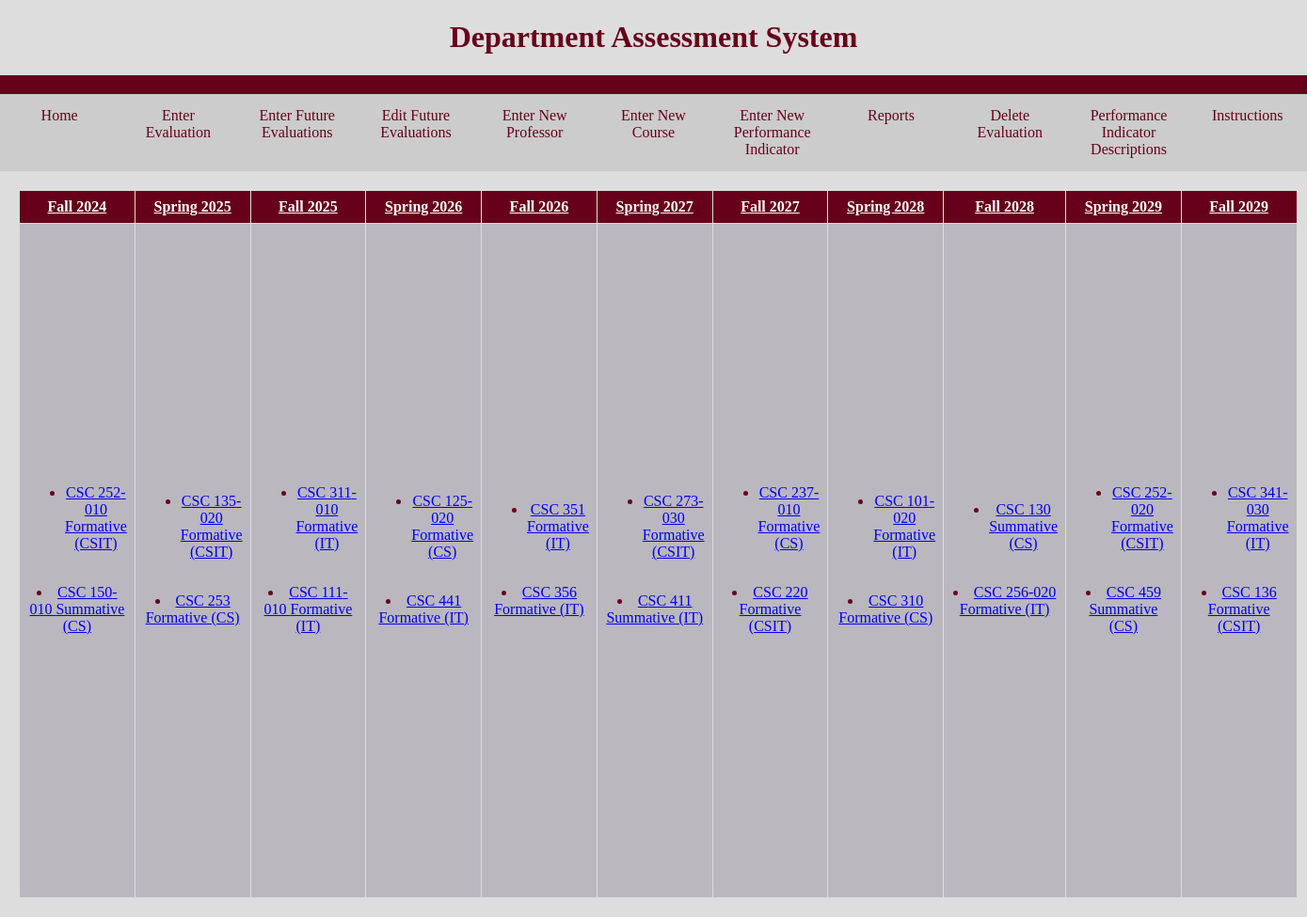
The app's page /home.php with its own data.
### tables this page shows
CREATE TABLE "EVAL" (
	"ID"	INTEGER,
	"Instructor"	TEXT,
	"CourseCode"	TEXT,
	"Semester"	TEXT,
	"Assessment"	TEXT,
	"CourseName"	TEXT,
	"CourseSection"	TEXT,
	"PerformanceIndicator"	TEXT,
	PRIMARY KEY("ID" AUTOINCREMENT)
);

### home.php (the view, shortened to what this page needs)
<!DOCTYPE html>
<html lang="en">
<head>
</head>
<body>
    <h1 class="burgundy-text">Department Assessment System</h1>
    <div class="header"></div>
    <div class='navigation'>
    <ul>
        <li><a href='https://unixweb.kutztown.edu/~dclea255/CourseEvaluator/home.php'>Home</a></li>
        <li><a href='https://unixweb.kutztown.edu/~dclea255/CourseEvaluator/Prototype1.php'>Enter Evaluation</a></li>
        <li><a href='https://unixweb.kutztown.edu/~dclea255/CourseEvaluator/enterFutureEvaluation.php'>Enter Future Evaluations</a></li>
        <li><a href='https://unixweb.kutztown.edu/~dclea255/CourseEvaluator/editEvaluation.php'>Edit Future Evaluations</a></li>
        <li><a href='https://unixweb.kutztown.edu/~dclea255/CourseEvaluator/enterProf.php'>Enter New Professor</a></li>
        <li><a href='https://unixweb.kutztown.edu/~dclea255/CourseEvaluator/enterCourse.php'>Enter New Course</a></li>
        <li><a href='https://unixweb.kutztown.edu/~dclea255/CourseEvaluator/enterIndicator.php'>Enter New Performance Indicator</a></li>
        <li><a href='https://unixweb.kutztown.edu/~dclea255/CourseEvaluator/Reports.php' class="dropbtn">Reports</a></li>
        <li><a href='https://unixweb.kutztown.edu/~dclea255/CourseEvaluator/delete.php'>Delete Evaluation</a></li>
        <li><a href='https://unixweb.kutztown.edu/~dclea255/CourseEvaluator/PID.php'>Performance Indicator Descriptions</a></li>
        <li><a href='https://unixweb.kutztown.edu/~dclea255/CourseEvaluator/instructions.php'>Instructions</a></li>
    </ul>
</div>
    <div class="content-container">
        <div class="table-container">
            <?php
            try {
                $db = new PDO('sqlite:CSC355.db');
            }
            catch (Exception $exc){
                echo 'Exception: Cannot connect to the database: ', $exc->getMessage(), "\n";
            }
            $semesterQuery = $db->prepare("SELECT DISTINCT SEMESTER FROM SEMESTERS");
            $semesterQuery->execute();
            $semesters = [];
            while ($row = $semesterQuery->fetch(PDO::FETCH_ASSOC)) {
                $semesters[] = $row['SEMESTER'];
            }
            echo "<table border='1'>";
			echo "<tr>";
			foreach ($semesters as $semester) {
				echo "<th colspan='1'><a style = 'color: #ffffff;' href='https://unixweb.kutztown.edu/~dclea255/CourseEvaluator/fullSemester.php?semester=" . urlencode($semester) . "'>$semester</th>";
			}
			echo "</tr>";
			echo "<tr>";
			foreach ($semesters as $semester) {
                echo "<td style='height: 700px; background-color: #bbb7bf'>";
                $stmt = $db->prepare("SELECT * FROM EVAL WHERE SEMESTER = :semester");
                $stmt->bindParam(':semester', $semester);
                $stmt->execute();
                echo "<ul>";
                while ($courseRow = $stmt->fetch(PDO::FETCH_ASSOC)) {
                    if ($courseRow['CourseSection'] != NULL) {
                        echo "<li><a href='https://unixweb.kutztown.edu/~dclea255/CourseEvaluator/fullSemester.php?semester=" . urlencode($semester) . "&code=" . urlencode($courseRow['CourseCode']) . "&sec=" .urlencode($courseRow['CourseSection']) . "'>" . $courseRow['CourseCode'] . "-" . $courseRow['CourseSection'] . " " . $courseRow['Assessment'] . "</a></li><br>";
                    }
                    else{
                        echo "<li><a href='https://unixweb.kutztown.edu/~dclea255/CourseEvaluator/fullSemester.php?semester=" . urlencode($semester) . "&code=" . urlencode($courseRow['CourseCode']) . "&sec=" .urlencode($courseRow['CourseSection']) . "'>" . $courseRow['CourseCode'] . " " . $courseRow['Assessment'] . "</a></li><br>";
                    }
                    echo "</ul>";
			}
            echo "</td>";
        }
		echo "</tr>";
		echo "</table>";
			?>
        </div>
    </div>
</body>
</html>

### home.php (style rules this page uses)
body { margin: 0; padding: 0; background-color: #ddd; text-align: center; color: #67001a; }
.header { background-color: #67001a; color: white; padding: 10px 0; text-align: center; }
.navigation { display: flex; justify-content: space-between; background-color: #ccc; overflow: hidden; width: 100%; }
.navigation ul { margin: 0; padding: 0; list-style-type: none; overflow: hidden; display: flex; justify-content: space-between; width: 100%; }
.navigation li { width: 25%; }
.navigation li a { display: block; color: #67001a; text-align: center; padding: 14px 16px; text-decoration: none; }
.content-container { margin: 20px; }
table { border-collapse: collapse; width: 100%; margin-top: 20px; }
th, td { border: 1px solid #ddd; padding: 8px; text-align: center; }
th { background-color: #67001a; color: white; }
.dropbtn { display: block; color: #67001a; text-align: center; padding: 14px 16px; text-decoration: none; cursor: pointer; }

### records on screen
eval: CourseCode "CSC 252", CourseSection "010", Assessment "Formative (CSIT)"
eval: CourseCode "CSC 150", CourseSection "010", Assessment "Summative (CS)"
eval: CourseCode "CSC 135", CourseSection "020", Assessment "Formative (CSIT)"
eval: CourseCode "CSC 253", Assessment "Formative (CS)"
eval: CourseCode "CSC 311", CourseSection "010", Assessment "Formative (IT)"
eval: CourseCode "CSC 111", CourseSection "010", Assessment "Formative (IT)"
eval: CourseCode "CSC 125", CourseSection "020", Assessment "Formative (CS)"
eval: CourseCode "CSC 441", Assessment "Formative (IT)"
eval: CourseCode "CSC 351", Assessment "Formative (IT)"
eval: CourseCode "CSC 356", Assessment "Formative (IT)"
eval: CourseCode "CSC 273", CourseSection "030", Assessment "Formative (CSIT)"
eval: CourseCode "CSC 411", Assessment "Summative (IT)"
eval: CourseCode "CSC 237", CourseSection "010", Assessment "Formative (CS)"
eval: CourseCode "CSC 220", Assessment "Formative (CSIT)"
eval: CourseCode "CSC 101", CourseSection "020", Assessment "Formative (IT)"
eval: CourseCode "CSC 310", Assessment "Formative (CS)"
eval: CourseCode "CSC 130", Assessment "Summative (CS)"
eval: CourseCode "CSC 256", CourseSection "020", Assessment "Formative (IT)"
eval: CourseCode "CSC 252", CourseSection "020", Assessment "Formative (CSIT)"
eval: CourseCode "CSC 459", Assessment "Summative (CS)"
eval: CourseCode "CSC 341", CourseSection "030", Assessment "Formative (IT)"
eval: CourseCode "CSC 136", Assessment "Formative (CSIT)"

### other values on screen
$semester "Fall 2024"
$semester "Spring 2025"
$semester "Fall 2025"
$semester "Spring 2026"
$semester "Fall 2026"
$semester "Spring 2027"
$semester "Fall 2027"
$semester "Spring 2028"
$semester "Fall 2028"
$semester "Spring 2029"
$semester "Fall 2029"
